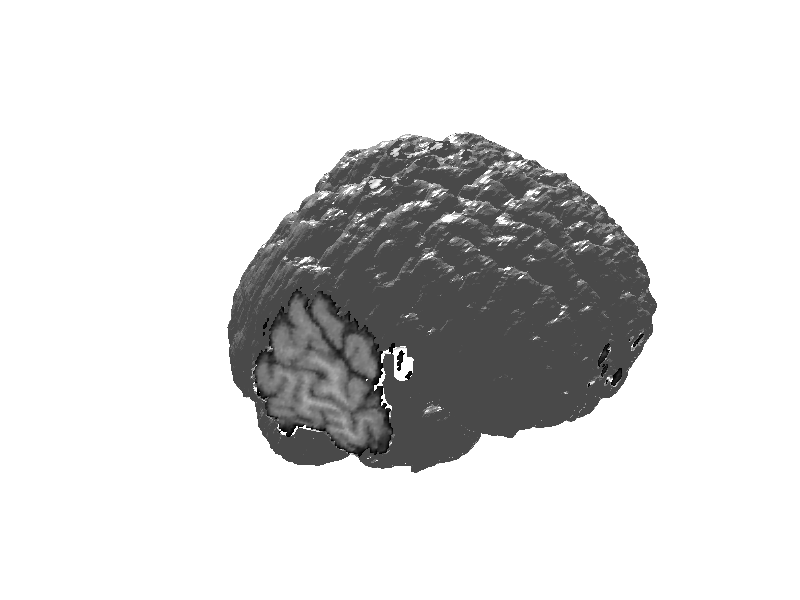

Reproduce this figure in MATLAB.
close all
load brain 

MR = mri;

MR(130:end,:,:)=[];

Ds = smooth3(MR);

figure,
hcap = patch(isocaps(MR,0),'Facecolor','interp','EdgeColor','none');

colormap(gray),view([-0.5,1,0.8]);

hiso = patch(isosurface(Ds,5),'Facecolor',[.80,.80,.80],'EdgeColor','none','FaceAlpha',0.5);

lightangle(45,30),isonormals(Ds,hiso),set(hcap,'AmbientStrength',.6),
set(hiso,'SpecularColorReflectance',0,'SpecularExponent',50),axis off;
